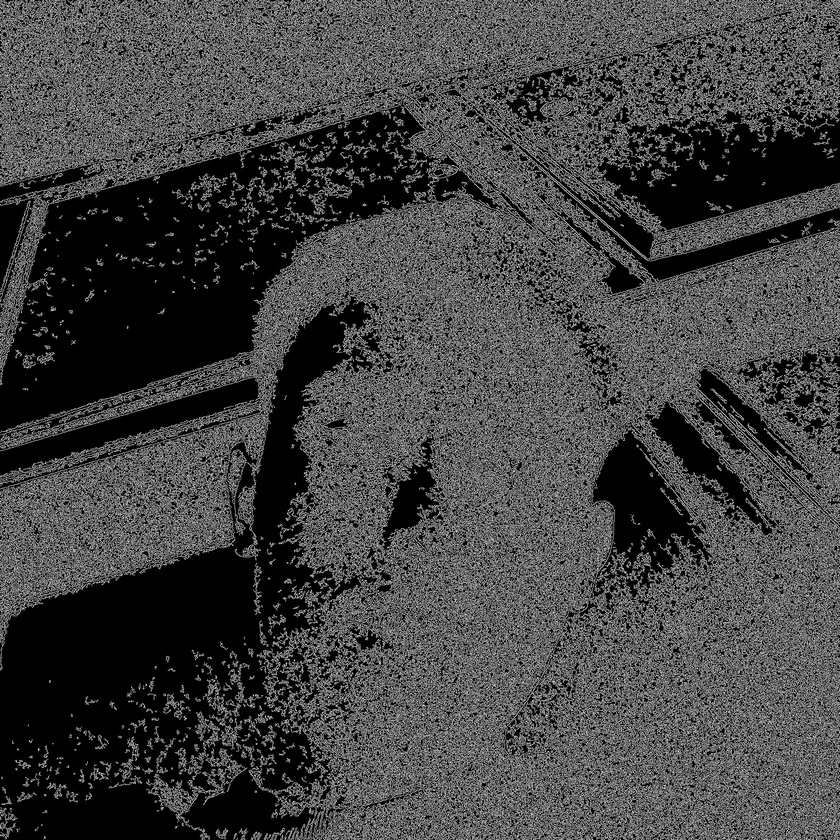
#> input picture face-box/output.jpg, 840 x 840 px, shrunk from 1944 x 1944 before the run
$ python main.py
#> lines starting #> are read from the running program, lines starting #| are printed output that depends on the picture
import cv2
import os

cmd_dir = os.path.dirname(os.path.abspath(__file__))
out_path = os.path.join(cmd_dir, "output.jpg")

while True:
    img_path = input()
#> the answer given: output.jpg
    img = cv2.imread(img_path)
#> img is the input picture: shape (840, 840, 3); min 0, max 241, mean 67
    gray = cv2.cvtColor(img, cv2.COLOR_BGR2GRAY)
    edges = cv2.Canny(gray, 50, 150)
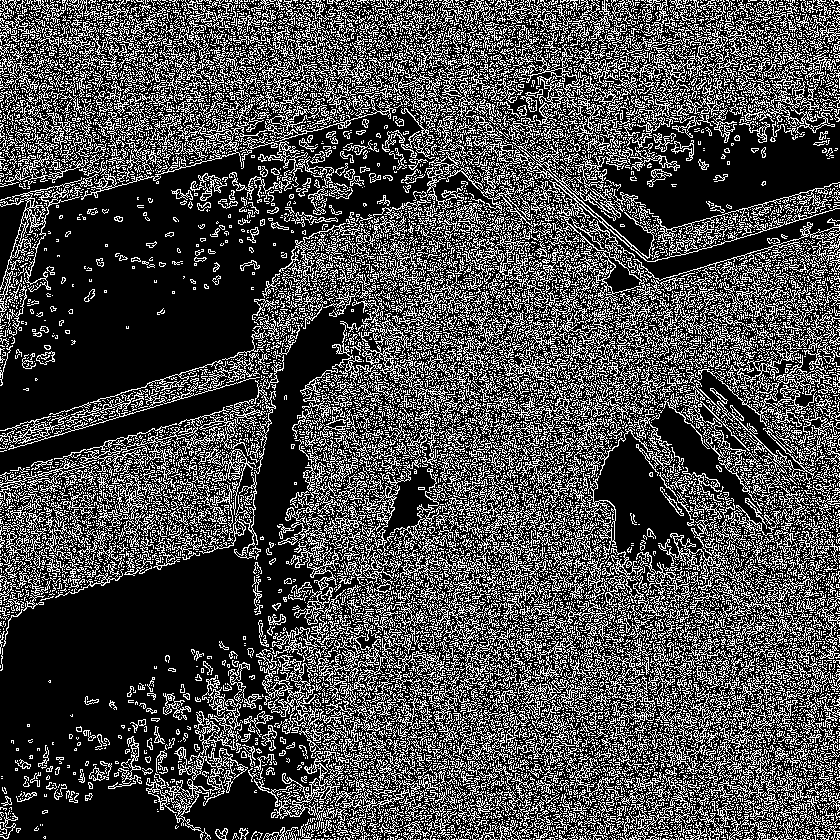
#> edges: shape (840, 840); 28.8% white in thin lines or dots
#> (the run stopped early here; a loop or call above may not have finished)
